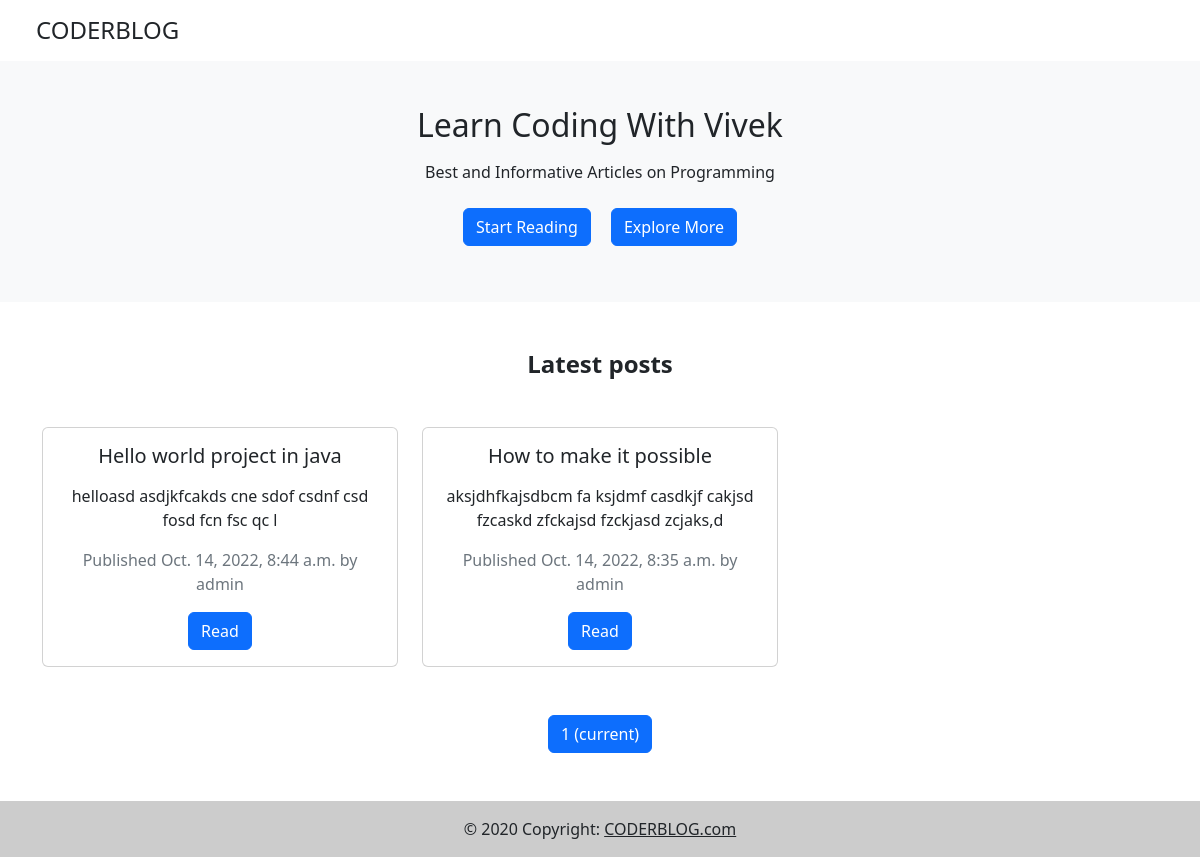
Screenshot of /blog/ with the database file from the repository.
### blog/models.py (models this page shows, shortened)
class Post(models.Model):
    objects = models.Manager()  # The default manager.
    published = PublishedManager()  # Our custom manager.
    STATUS_CHOICES = (
        ('draft',	'Draft'),
        ('published',	'Published'),
    )
    title = models.CharField(max_length=250)
    slug = models.SlugField(max_length=250,
                            unique_for_date='publish')
    author = models.ForeignKey(User,
                               on_delete=models.CASCADE,
                               related_name='blog_posts')
    body = models.TextField()
    publish = models.DateTimeField(default=timezone.now)
    created = models.DateTimeField(auto_now_add=True)
    updated = models.DateTimeField(auto_now=True)
    status = models.CharField(max_length=10,
                              choices=STATUS_CHOICES,
                              default='draft')
    def get_absolute_url(self):
        return reverse('blog:post_detail', args=[self.publish.year, self.publish.month, self.publish.day, self.slug])
    class Meta:
        ordering = ('-publish',)

### blog/views.py (the view)
# urls.py: path('',	views.PostListView.as_view(),	name='post_list'),
class PostListView(ListView):
    queryset = Post.published.all()
    context_object_name = 'posts'
    paginate_by = 3
    template_name = 'blog/post/list.html'

### blog/templates/blog/post/list.html (shortened to what this page needs)
{% extends "blog/base.html" %}
{% block content %}
  <header>
    <nav class="navbar navbar-expand-lg navbar-light bg-white fixed-top">
      <div class="container-fluid">
        <h4 class='ms-4 mt-2'>CODERBLOG</h4>
        </div>
      </div>
    <div id="intro" class="p-5 text-center bg-light">
      <h1 class="mb-3 h2">Learn Coding With Vivek</h1>
      <p class="mb-3">Best and Informative Articles on Programming</p>
      <a class="btn btn-primary m-2"  role="button" rel="nofollow"   target="_blank">Start Reading</a>
      <a class="btn btn-primary m-2"  role="button">Explore More</a>
    </div>
  <main class="my-5">
    <div class="container">
      <section class="text-center">
        <h4 class="mb-5"><strong>Latest posts</strong></h4>
        <div class="row">
            {% for post in posts %}
          <div class="col-lg-4 col-md-12 mb-4">
            <div class="card">
              <div class="card-body">
                <h5 class="card-title">{{ post.title }}</h5>
                <p class="card-text ">
                  {{ post.body|truncatewords:30|linebreaks }}
                  <p class="date text-muted">Published {{ post.publish }} by {{ post.author }}</p>
                </p>
                <a href="{{post.get_absolute_url}}" class="btn btn-primary">Read</a>
              </div>
            </div>
          </div>
          {% endfor %}
        </div>
    </section>
    {%	include	"pagination.html"	with	page=page_obj	%}
</div>
  </main>
    <div class="text-center p-3" style="background-color: rgba(0, 0, 0, 0.2);">
      © 2020 Copyright:
      <a class="text-dark" href="#">CODERBLOG.com</a>
    </div>
{% endblock %}

### blog/templates/blog/base.html (shortened to what this page needs)
{% load static %}
<!DOCTYPE HTML>
<html lang="en">
  <head>
    <link href="https://cdn.jsdelivr.net/npm/bootstrap@5.2.2/dist/css/bootstrap.min.css" rel="stylesheet">
  </head>
  <body>
    <div id="content">{% block content %} {% endblock %}</div>
  </body>
</html>

### blog/templates/pagination.html (shortened to what this page needs)
<nav class="my-4" aria-label="...">
        <ul class="pagination pagination-circle justify-content-center">
          <li class="page-item active" aria-current="page">
            <span class="page-link" >{{ page.number }} <span class="sr-only">(current)</span></span>
          </li>
        </ul>
</nav>

### blog/templates/blog/post/list.html (style rules this page uses)
#intro { margin-top: 58px; }

### rows the page displays
Post: title "Hello world project in java", body "helloasd asdjkfcakds cne sdof csdnf csd fosd fcn fsc qc l", publish "Oct. 14, 2022, 8:44 a.m.", author "admin"
Post: title "How to make it possible", body "aksjdhfkajsdbcm fa ksjdmf casdkjf cakjsd fzcaskd zfckajsd fzckjasd zcjaks,d", publish "Oct. 14, 2022, 8:35 a.m.", author "admin"

### other values shown
{{ page.number }} "1"
